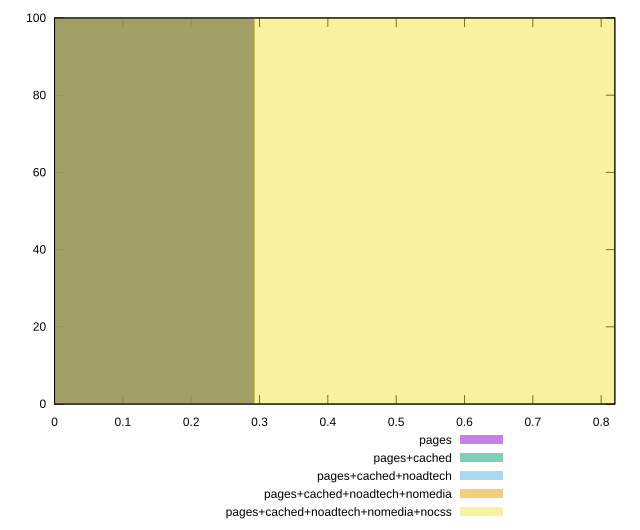

The gnuplot source for this figure:
reset

$pages <<EOF
0 100
EOF

$pagesCached <<EOF
0 100
EOF

$pagesCachedNoadtech <<EOF
0 100
EOF

$pagesCachedNoadtechNomedia <<EOF
0 100
EOF

$pagesCachedNoadtechNomediaNocss <<EOF
0.5853301284774208 100
EOF

set key outside below
set boxwidth 0.5853301284774208
set xrange [0:0.82]
set yrange [0:100]
set trange [0:100]
set style fill transparent solid 0.5 noborder
set terminal svg size 640, 530 enhanced background rgb 'white'
set output "report_00022_2021-02-20T12:08:46.964Z/largest-contentful-paint/comparison/histogram/all_score.svg"

plot $pages title "pages" with boxes, \
     $pagesCached title "pages+cached" with boxes, \
     $pagesCachedNoadtech title "pages+cached+noadtech" with boxes, \
     $pagesCachedNoadtechNomedia title "pages+cached+noadtech+nomedia" with boxes, \
     $pagesCachedNoadtechNomediaNocss title "pages+cached+noadtech+nomedia+nocss" with boxes

reset
